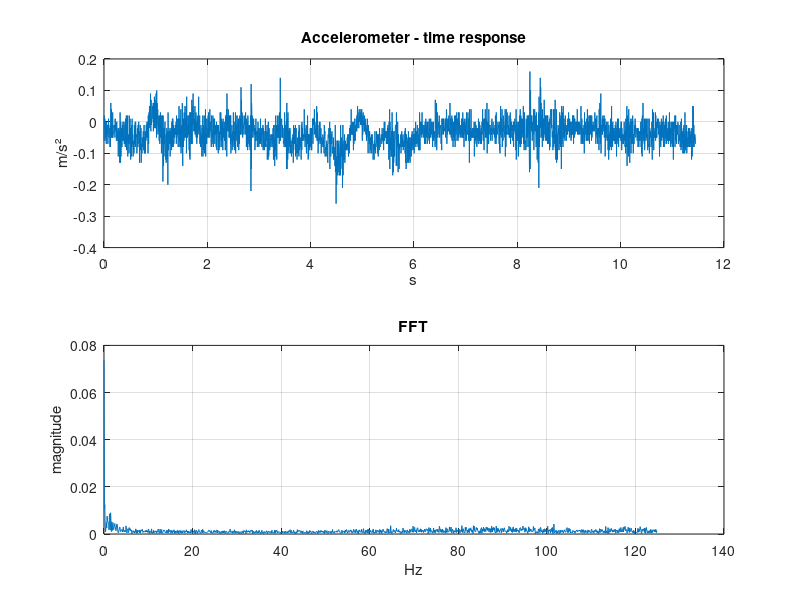

Write the MATLAB code that produced this figure.
% Program to plot FFT. 
% Data  are read from a csv file
% Author: Aldo Núñez

clear all, fclose all

% read csv file
data = dlmread('IRI_prueba24.csv',',',1, 0);

acc = data(:,1);   % accelerometer raw data
n_samples = length(data);
dt = 4e-3;         % sampling time
t = 0:dt:(n_samples - 1) * dt; % time vector

Fs = 1/dt;          % sampling frequency
acc_f = fft(acc,n_samples)*(2 / n_samples);   % fft
magnitude = abs(acc_f);     
frequency = 0 : 1/t(end) : Fs/2 - 1/t(end); 

% Plot
subplot(2,1,1)
plot(t,acc)
title("Accelerometer - time response")
xlabel("s")
ylabel("m/s²")
grid on


subplot(2,1,2)
plot(frequency, magnitude(1:length(frequency)))
title("FFT")
ylabel("magnitude")
xlabel("Hz")
grid on

